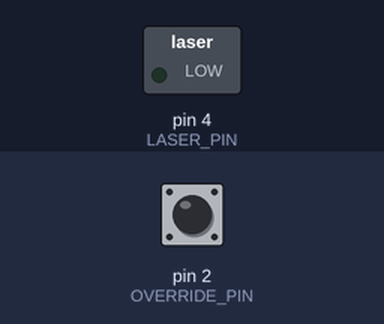
This sketch was run on a simulated Arduino Uno, built with avr-gcc and run on an emulated ATmega328P. On the bench: switched loads named in the sketch (green lamp = pin HIGH). The test bench sets the inputs (shaded band); at power-on: pin 2 (OVERRIDE_PIN) HIGH. Sleep ends after the set time or at an interrupt.

Above: at 1.2 s.
1.3 s: pin 2 (OVERRIDE_PIN) pulled LOW for 0.15 s
At 1.37 s:
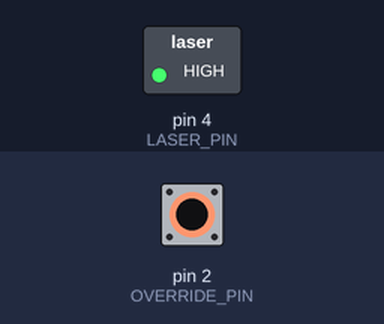
2.9 s: pin 2 (OVERRIDE_PIN) pulled LOW for 3.2 s
At 6.5 s:
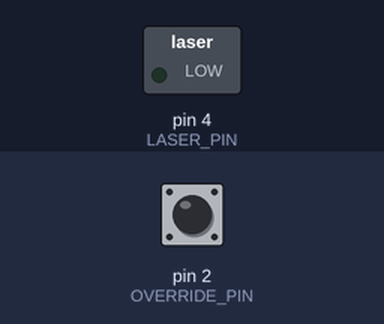
Timing chart, 0 to 8.0 s (numbered marks = the images above; inputs shaded):
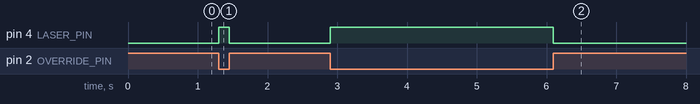

Measured:
- after the input at 1.3 s, pin 4 (LASER_PIN): LOW → HIGH at once, → LOW 0.15 s later
- after the input at 2.9 s, pin 4 (LASER_PIN): LOW → HIGH at once, → LOW 3.2 s later

The sketch:

SP_155_LP.ino
```cpp
#include <avr/sleep.h>

#define LASER_PIN 4
#define OVERRIDE_PIN 2

bool ovr = false;

void setup() {
  pinMode(LASER_PIN, OUTPUT);
  pinMode(OVERRIDE_PIN, INPUT_PULLUP);
  attachInterrupt(digitalPinToInterrupt(OVERRIDE_PIN), set_ovr, CHANGE);
}

// the loop function runs over and over again forever
void loop() {
  delay(3000);
  sleepytime();
}

void set_ovr(){
  sleep_disable();
  ovr = digitalRead(OVERRIDE_PIN);
  digitalWrite(LASER_PIN, !ovr);
}

void sleepytime(){
  sleep_enable();
  set_sleep_mode(SLEEP_MODE_PWR_DOWN);
  digitalWrite(LED_BUILTIN,LOW);
  delay(200);
  sleep_cpu();
}
```
